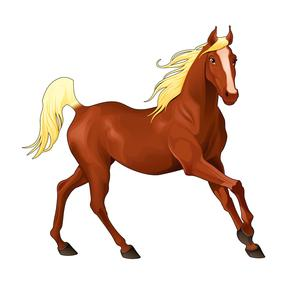
#> input picture image-word/11.jpg, 300 x 300 px
$ python image-html.py   (Python 2 division)
#> lines starting #> are read from the running program, lines starting #| are printed output that depends on the picture
from PIL import Image

color = 'MNHQ$OC?7>!:-;.'

def to_html(func):
    html_head = '''
            <html>
              <head>
                <style type="text/css">
                  body {font-family:Monospace; font-size:5px;}
                </style>
              </head>
            <body> '''
    html_tail = '</body></html>'

    def wrapper(img):
        pic_str = func(img)
        pic_str = ''.join(l + ' <br/>' for l in pic_str.splitlines())
        return html_head + pic_str + html_tail

    return wrapper

@to_html
def make_char_img(img):
    pix = img.load()
    pic_str = ''
    width, height = img.size
    for h in xrange(height):
        for w in xrange(width):
            pic_str += color[int(pix[w, h]) * 14 / 255]
        pic_str += '\n'
    return pic_str

def preprocess(img_name):
    img = Image.open(img_name)

    w, h = img.size
    m = max(img.size)
    delta = m / 200.0
    w, h = int(w / delta), int(h / delta)
    img = img.resize((w, h))
    img = img.convert('L')

    return img

def save_to_file(filename, pic_str):
    outfile = open(filename, 'w')
    outfile.write(pic_str)
    outfile.close()

def main():
    img = preprocess('11.jpg')
#> in preprocess, img is the input picture: PIL image 300x300 RGB; mean R, G, B 231.3, 215, 206
#> in preprocess, `img = img.resize((w, h))`:
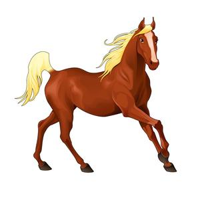
#> img: PIL image 200x200 RGB; mean R, G, B 231.2, 215, 206
#> in preprocess, `img = img.convert('L')`:
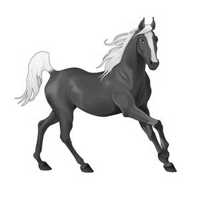
#> img: PIL image 200x200 L; min 4, max 255, mean 218.8
    pic_str = make_char_img(img)
    save_to_file('char.html', pic_str)

if __name__ == '__main__':
    main()
